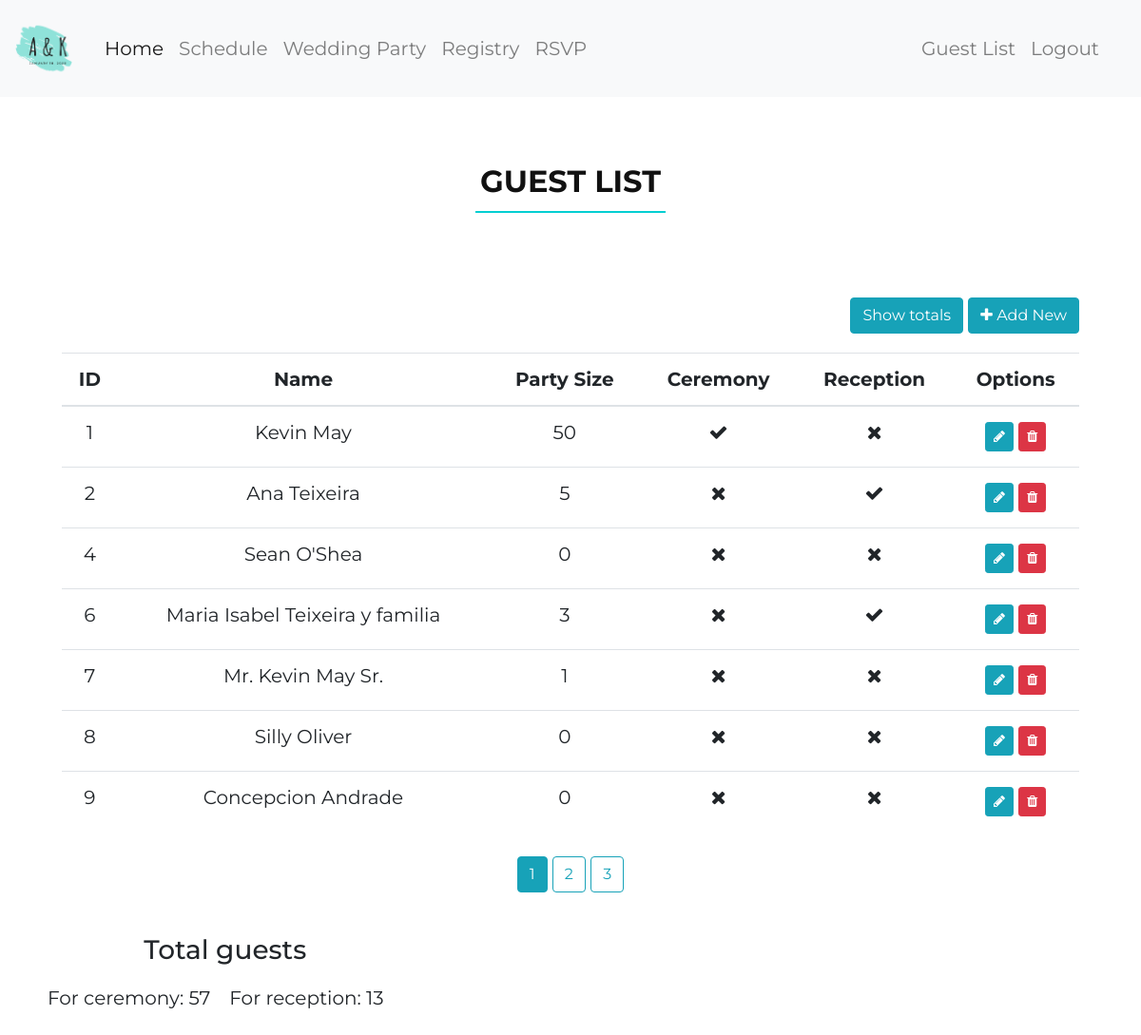
Screenshot of /guest-list (signed in) with the database file from the repository.
### wedding/models.py (models this page shows, shortened)
class Invitation(db.Model):
    id = db.Column(db.Integer, primary_key=True)
    name = db.Column(db.String(100), nullable=False)
    party_size = db.Column(db.Integer, nullable=False, default=0)
    attending_to_ceremony = db.Column(db.Boolean, nullable=False, default=False)
    attending_to_reception = db.Column(db.Boolean, nullable=False, default=False)

### wedding/guests/routes.py (the view)
@guests.route("/guest-list")
@login_required
def guest_list():
    total_c = db.session.query(func.sum(Invitation.party_size)).filter(Invitation.attending_to_ceremony==True).one()[0]
    total_r = db.session.query(func.sum(Invitation.party_size)).filter(Invitation.attending_to_reception==True).one()[0]
    page = request.args.get('page', 1, type=int)
    invitations = Invitation.query.paginate(page=page, per_page=7)
    return render_template('guest_list.html', invitations=invitations, total_r=total_r, total_c=total_c)

### wedding/models.py (called while the page is built)
@login_manager.user_loader
def load_user(user_id):
    return User.query.get(int(user_id))

### wedding/templates/guest_list.html (shortened to what this page needs)
{% extends "layout.html" %}
{% block css %}
<link rel="stylesheet" href="{{ url_for('static', filename='lib/font-awesome/css/font-awesome.min.css') }}">
{% endblock css %}
{% block header %}
    <h2>Guest List</h2>
{% endblock header %}
{% block content %}
  <div class="wow fadeInUp">
    <div class="float-right">
      <button type="button" class="btn btn-info" data-toggle="modal" data-target="#totalsModal">
        Show totals
      </button>
      <a type="button" class="btn btn-info" href="{{ url_for('guests.new_invitation') }}"><i class="fa fa-plus"></i> Add New</a>
    </div>
    <div class="table-responsive">
      <table class="table">
      <thead>
        <tr>
          <th scope="col">ID</th>
          <th scope="col">Name</th>
          <th scope="col">Party Size</th>
          <th scope="col">Ceremony</th>
          <th scope="col">Reception</th>
          <th scope="col">Options</th>
        </tr>
      </thead>
      <tbody>
      {% for invitation in invitations.items %}
        <tr >
          <td>{{ invitation.id }}</td>
          <td>{{ invitation.name }}</td>
          <td>{{ invitation.party_size }}</td>
          <td>
            {% if invitation.attending_to_ceremony %}
              <i class="fa fa-check">
            {% else %}
              <i class="fa fa-times">
            {% endif %}
          </td>
          <td>
            {% if invitation.attending_to_reception %}
              <i class="fa fa-check">
            {% else %}
              <i class="fa fa-times">
            {% endif %}
          </td>
          <td>
            <a title="Edit" class="btn btn-info btn-sm mt-1 mb-1" href="{{ url_for('guests.update_invitation', invitation_id=invitation.id) }}"><i class="fa fa-pencil"></i></a>
            <a title="Delete" class="btn btn-danger btn-sm mt-1 mb-1" href="{{ url_for('guests.delete_invitation', invitation_id=invitation.id) }}"><i class="fa fa-trash"></i></a>
          </td>
        </tr>
      {% endfor %}
      </tbody>
      </table>
    </div>
    {% for page_num in invitations.iter_pages(left_edge=1, right_edge=1, left_current=1, right_current=2) %}
      {% if page_num %}
        {% if invitations.page == page_num %}
          <a class="btn btn-info mb-4" href="{{ url_for('guests.guest_list', page=page_num) }}">{{ page_num }}</a>
        {% else %}
          <a class="btn btn-outline-info mb-4" href="{{ url_for('guests.guest_list', page=page_num) }}">{{ page_num }}</a>
        {% endif %}
      {% else %}
        ...
      {% endif %}
    {% endfor %}
  </div>
        <div class="wow fadeInUp total-guests float-left">
  <h3>Total guests</h3>
    <div class="row justify-content-center"">
    <p>For ceremony: {{total_c}}</p>
    <p>     For reception: {{total_r}}</p>
  </div>
</div>
{% endblock content %}

### wedding/static/css/main.css (style rules this page uses)
div { text-align: center; font-family: "Montserrat", sans-serif; font-size: 20px; border: 10px; padding: 10px; }
a { transition: 0.5s; }
.section-header h2 { font-size: 32px; color: #111; text-transform: uppercase; text-align: center; font-weight: 700; position: relative; padding-bottom: 15px; }
.section-header h2::before { content: ''; position: absolute; display: block; width: 200px; height: 2px; background: #00CED1; bottom: 1px; left: calc(50% - 100px); }
.modal-body p, .total-guests p { padding-right: 20px; text-align: center; }

### rows the page displays
Invitation: id "1", name "Kevin May", party_size "50", attending_to_ceremony True (drawn), attending_to_reception False (drawn)
Invitation: id "2", name "Ana Teixeira", party_size "5", attending_to_ceremony False (drawn), attending_to_reception True (drawn)
Invitation: id "4", name "Sean O'Shea", party_size "0", attending_to_ceremony False (drawn), attending_to_reception False (drawn)
Invitation: id "6", name "Maria Isabel Teixeira y familia", party_size "3", attending_to_ceremony False (drawn), attending_to_reception True (drawn)
Invitation: id "7", name "Mr. Kevin May Sr.", party_size "1", attending_to_ceremony False (drawn), attending_to_reception False (drawn)
Invitation: id "8", name "Silly Oliver", party_size "0", attending_to_ceremony False (drawn), attending_to_reception False (drawn)
Invitation: id "9", name "Concepcion Andrade", party_size "0", attending_to_ceremony False (drawn), attending_to_reception False (drawn)

### other values shown
{{ page_num }} "1"
{{ page_num }} "2" "3"
{{ total_c }} "57"
{{ total_r }} "13"
